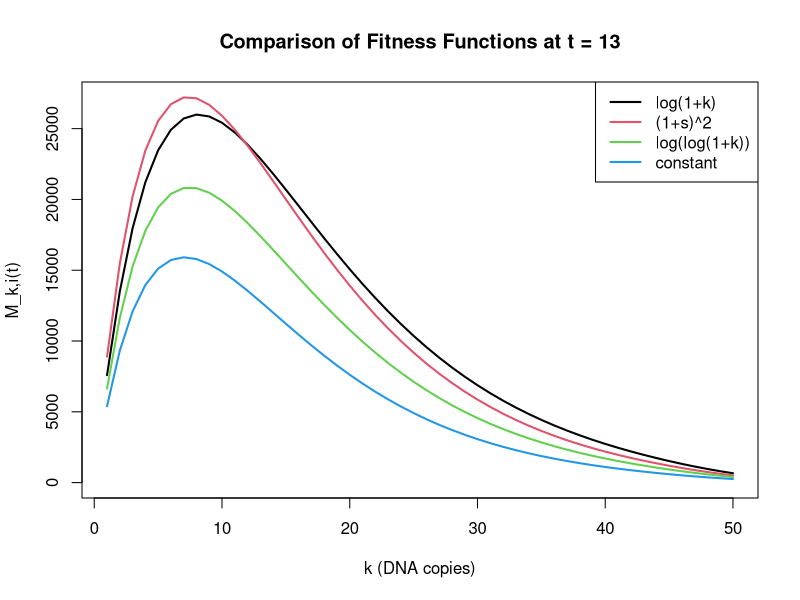
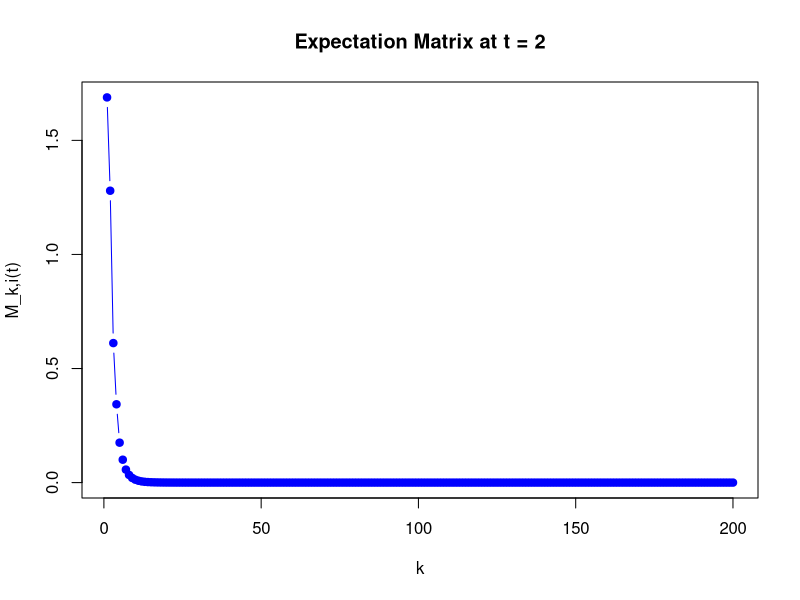

These charts were generated, in order, by the following R code:
## ---- chunk 1
#calculation of p(k1, k2 | k)
binomial_prob <- function(k1, k, k2) {
  if (k1 + k2 != 2 * k) return(0) 
  return(choose(2 * k, k1) * (0.5)^(2 * k))
}

#pgf f^(k)(u1, u2)
pgf <- function(k, u1, u2) {
  return(((u1 + u2) / 2)^(2 * k))
}
## ---- chunk 2
library(Matrix)
library(expm)

# Set parameters
k_max <- 50  # Maximum number of DNA copies to track
t <- 13      # Time point for evaluation
s <- 0.022   # Fitness parameter

# Define different fitness functions (lambda_k)
fitness_functions <- list(
  "log(1+k)" = function(k) { 1 + s * log(1 + k) },
  "(1+s)^2"  = function(k) { (1 + s)^2 },
  #"linear"   = function(k) { 1 + s * k },
  "log(log(1+k))" = function(k) { 1 + s * log(1 + log(1 + k)) },
  "constant" = function(k) { 1 }  # Baseline scenario
)
## ---- chunk 3
simulate_expectation_matrix <- function(lambda_function, k_max, t) {
  # Compute Lambda matrix (diagonal matrix with lambda_k values)
  Lambda_values <- sapply(1:k_max, lambda_function)
  Lambda <- diag(Lambda_values)

  # Construct A matrix (transition probabilities for DNA copy distribution)
  A <- matrix(0, nrow = k_max, ncol = k_max)
  for (k in 1:k_max) {
    for (l in 1:(2 * k)) {
      if (l <= k_max) {
        A[k, l] <- choose(2 * k, l) * (0.5)^(2 * k)  # Binomial distribution
      }
    }
  }

  # Compute (2A - I) transformation
  A_transformed <- 2 * A - diag(rep(1, k_max))

  # Compute matrix exponential exp(tΛ(2A - I))
  M_t <- expm(t * Lambda %*% A_transformed)

  # Set initial condition: one cell with one DNA copy
  M0 <- rep(0, k_max)
  M0[1] <- 1  # Initial cell at k = 1

  # Compute M(t)
  M_t_result <- M_t %*% M0
  return(as.vector(M_t_result))  # Return result as a vector
}
## ---- chunk 4
# Store results for different fitness functions
results <- list()
for (name in names(fitness_functions)) {
  results[[name]] <- simulate_expectation_matrix(fitness_functions[[name]], k_max, t)
}

# Plot comparison of different fitness functions
plot(1:k_max, results[[1]], type = "l", lwd = 2, col = 1, ylim = c(0, max(sapply(results, max))),
     xlab = "k (DNA copies)", ylab = "M_k,i(t)",
     main = paste("Comparison of Fitness Functions at t =", t))

# Add multiple curves for each fitness function
legend_colors <- 1:length(fitness_functions)
legend_labels <- names(fitness_functions)

for (i in 2:length(results)) {
  lines(1:k_max, results[[i]], col = legend_colors[i], lwd = 2)
}

# Add legend to the plot
legend("topright", legend = legend_labels, col = legend_colors, lwd = 2)
## ---- chunk 5
library(Matrix)
library(expm)  

k_max <- 200 
s <- 0.05

#lambda_k <- function(k) { 1 + s * log(1 + k) }
#lambda_k <- function(k) { (1+s)^2 }
lambda_k <- function(k) { 1 + s * k }
#lambda_k <- function(k) { 1 + s * log(1+log(1+k)) }
#lambda_k <- function(k) { 1 }

Lambda_values <- sapply(1:k_max, lambda_k)
Lambda <- diag(Lambda_values)


A <- matrix(0, nrow = k_max, ncol = k_max)
for (k in 1:k_max) {
  for (l in 1:(2 * k)) {
    if (l <= k_max) {
      A[l, k] <- choose(2 * k, l) * (0.5)^(2 * k)  
    }
  }
}

A_transformed <- 2 * A - diag(rep(1, k_max))

t <- 2
M_t <- expm(t * Lambda %*% A_transformed) 

M0 <- rep(0, k_max)
M0[1] <- 1  #i=1

M_t_result <- M_t %*% M0

plot(1:k_max, M_t_result, type = "b", pch = 19, col = "blue",
     xlab = "k", ylab = "M_k,i(t)", 
     main = paste("Expectation Matrix at t =", t))
